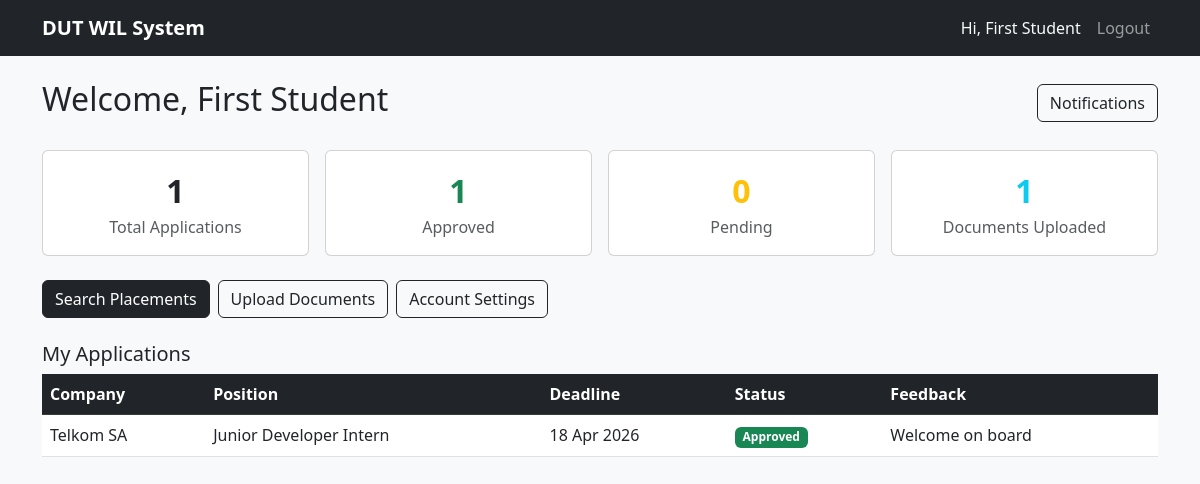
Page /student/dashboard (signed in) on the earlier database version.
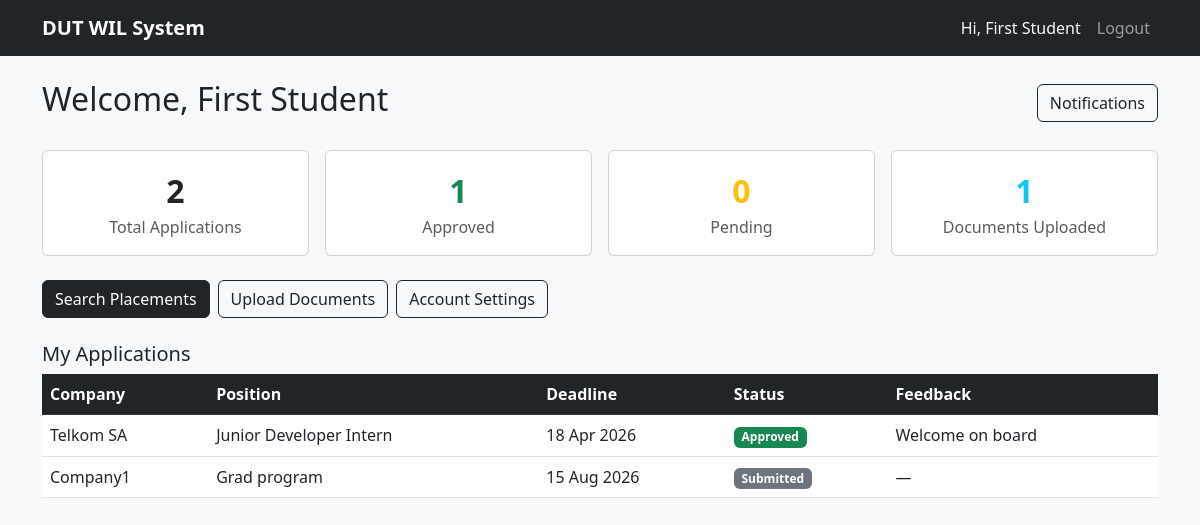
Same page on the later database version.
### app/models.py (models this page shows)
class Application(db.Model):
    __tablename__ = 'applications'
    id           = db.Column(db.Integer, primary_key=True)
    student_id   = db.Column(db.Integer, db.ForeignKey('users.id'), nullable=False)
    placement_id = db.Column(db.Integer, db.ForeignKey('placements.id'), nullable=False)
    status       = db.Column(db.String(20), default='Submitted')
    feedback     = db.Column(db.Text)
    reviewed_by  = db.Column(db.Integer, db.ForeignKey('users.id'), nullable=True)
    submitted_at = db.Column(db.DateTime, default=datetime.utcnow)
    updated_at   = db.Column(db.DateTime, onupdate=datetime.utcnow)

class Company(db.Model):
    __tablename__ = 'companies'
    id       = db.Column(db.Integer, primary_key=True)
    name     = db.Column(db.String(150), nullable=False)
    industry = db.Column(db.String(100))
    location = db.Column(db.String(150))
    contact  = db.Column(db.String(120))
    website  = db.Column(db.String(200))
    placements = db.relationship('Placement', backref='company', lazy=True)

class Placement(db.Model):
    __tablename__ = 'placements'
    id          = db.Column(db.Integer, primary_key=True)
    company_id  = db.Column(db.Integer, db.ForeignKey('companies.id'), nullable=False)
    title       = db.Column(db.String(150), nullable=False)
    description = db.Column(db.Text)
    duration    = db.Column(db.String(50))
    deadline    = db.Column(db.DateTime, nullable=False)
    slots       = db.Column(db.Integer, default=1)
    is_active   = db.Column(db.Boolean, default=True)
    posted_by   = db.Column(db.Integer, db.ForeignKey('users.id'))
    created_at  = db.Column(db.DateTime, default=datetime.utcnow)
    applications = db.relationship('Application', backref='placement', lazy=True)

### app/routes/student.py (the view)
@student.route('/dashboard')
@login_required
@student_required
def dashboard():
    applications  = Application.query.filter_by(
                        student_id=current_user.id).all()
    documents     = Document.query.filter_by(
                        user_id=current_user.id).all()
    unread_count  = Notification.query.filter_by(
                        user_id=current_user.id, is_read=False).count()
    now           = datetime.utcnow()
    return render_template('student/dashboard.html',
                           applications=applications,
                           documents=documents,
                           unread_count=unread_count,
                           now=now)

### app/models.py (called while the page is built)
@login_manager.user_loader
def load_user(user_id):
    return User.query.get(int(user_id))

### app/utils.py (called while the page is built)
def student_required(f):
    @wraps(f)
    def decorated(*args, **kwargs):
        if not current_user.is_authenticated or \
                current_user.role != 'student':
            abort(403)
        return f(*args, **kwargs)
    return decorated

### app/templates/student/dashboard.html (shortened to what this page needs)
{% extends 'base.html' %}
{% block content %}
<div class="d-flex justify-content-between align-items-center mb-4">
  <h2>Welcome, {{ current_user.name }}</h2>
  <a href="{{ url_for('student.notifications') }}" class="btn btn-outline-dark position-relative">
    Notifications
  </a>
</div>
<div class="row g-3 mb-4">
  <div class="col-md-3">
    <div class="card text-center p-3">
      <div class="fs-2 fw-bold">{{ applications|length }}</div>
      <div class="text-muted">Total Applications</div>
    </div>
  </div>
  <div class="col-md-3">
    <div class="card text-center p-3">
      <div class="fs-2 fw-bold text-success">
        {{ applications|selectattr('status','equalto','Approved')|list|length }}
      </div>
      <div class="text-muted">Approved</div>
    </div>
  </div>
  <div class="col-md-3">
    <div class="card text-center p-3">
      <div class="fs-2 fw-bold text-warning">
        {{ applications|selectattr('status','equalto','Pending')|list|length }}
      </div>
      <div class="text-muted">Pending</div>
    </div>
  </div>
  <div class="col-md-3">
    <div class="card text-center p-3">
      <div class="fs-2 fw-bold text-info">{{ documents|length }}</div>
      <div class="text-muted">Documents Uploaded</div>
    </div>
  </div>
</div>
<div class="d-flex gap-2 mb-4">
  <a href="{{ url_for('student.search') }}" class="btn btn-dark">Search Placements</a>
  <a href="{{ url_for('student.upload_document') }}" class="btn btn-outline-dark">Upload Documents</a>
  <a href="{{ url_for('student.settings') }}" class="btn btn-outline-dark">Account Settings</a>
</div>
<h5>My Applications</h5>
{% if applications %}
  <div class="table-responsive">
    <table class="table table-hover align-middle">
      <thead class="table-dark">
        <tr>
          <th>Company</th>
          <th>Position</th>
          <th>Deadline</th>
          <th>Status</th>
          <th>Feedback</th>
        </tr>
      </thead>
      <tbody>
        {% for app in applications %}
        <tr>
          <td>{{ app.placement.company.name }}</td>
          <td>{{ app.placement.title }}</td>
          <td>
            {{ app.placement.deadline.strftime('%d %b %Y') }}
          </td>
          <td>
            {% if app.status == 'Approved' %}
              <span class="badge bg-success">Approved</span>
            {% elif app.status == 'Rejected' %}
              <span class="badge bg-danger">Rejected</span>
            {% elif app.status == 'More Info Needed' %}
              <span class="badge bg-warning text-dark">More Info Needed</span>
            {% elif app.status == 'Pending' %}
              <span class="badge bg-info text-dark">Pending</span>
            {% else %}
              <span class="badge bg-secondary">Submitted</span>
            {% endif %}
          </td>
          <td>{{ app.feedback or '—' }}</td>
        </tr>
        {% endfor %}
      </tbody>
    </table>
  </div>
{% else %}
  <div class="alert alert-info">
    You have not applied for any placements yet.
    <a href="{{ url_for('student.search') }}">Search for placements here.</a>
  </div>
{% endif %}
{% endblock %}

Differences in the rows shown:
added Application: placement.company.name "Company1", placement "Grad program", placement.deadline "15 Aug 2026", status "Submitted", feedback "—"
Other differences:
{{ applications|length }}: "1" → "2"
